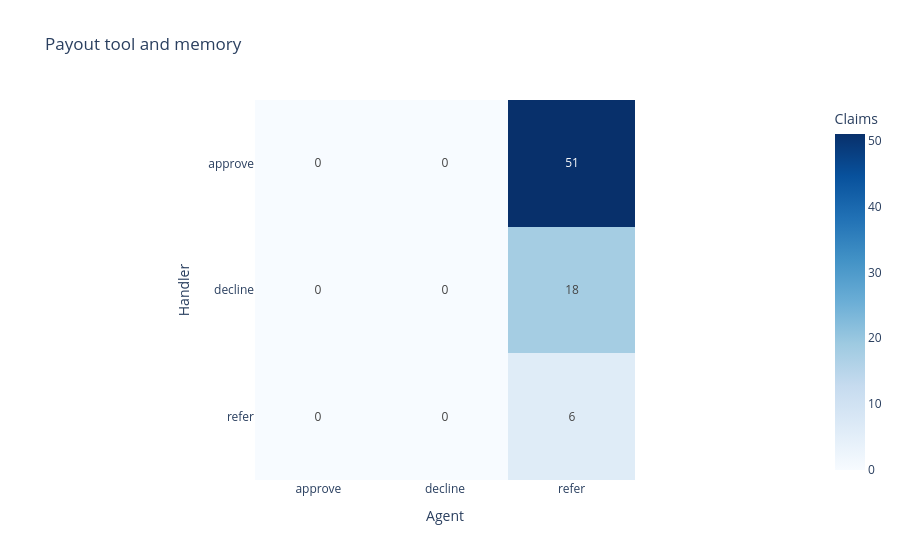

Notebook source saved alongside this figure:
### Code cell
# Stack the runs and draw the confusion matrix for the memory agent

memory_table = pd.concat(memory_tables, ignore_index=True)
show_confusion_matrix(memory_table, "Payout tool and memory")

### Figure 1 — Plotly figure (JSON) as saved in the notebook; plotly's stock layout.template omitted (floating-point values rounded to 4 significant figures)
{"data": [{"coloraxis": "coloraxis", "hovertemplate": "Agent: %{x}<br>Handler: %{y}<br>Claims: %{z}<extra></extra>", "name": "0", "texttemplate": "%{z}", "type": "heatmap", "x": ["approve", "decline", "refer"], "xaxis": "x", "y": ["approve", "decline", "refer"], "yaxis": "y", "z": [[0, 0, 51], [0, 0, 18], [0, 0, 6]]}], "layout": {"coloraxis": {"autocolorscale": false, "colorbar": {"title": {"text": "Claims"}}, "colorscale": [[0, "rgb(247,251,255)"], [0.125, "rgb(222,235,247)"], [0.25, "rgb(198,219,239)"], [0.375, "rgb(158,202,225)"], [0.5, "rgb(107,174,214)"], [0.625, "rgb(66,146,198)"], [0.75, "rgb(33,113,181)"], [0.875, "rgb(8,81,156)"], [1, "rgb(8,48,107)"]]}, "title": {"text": "Payout tool and memory"}, "xaxis": {"anchor": "y", "constrain": "domain", "domain": [0, 1], "scaleanchor": "y", "title": {"text": "Agent"}}, "yaxis": {"anchor": "x", "autorange": "reversed", "constrain": "domain", "domain": [0, 1], "title": {"text": "Handler"}}}}
